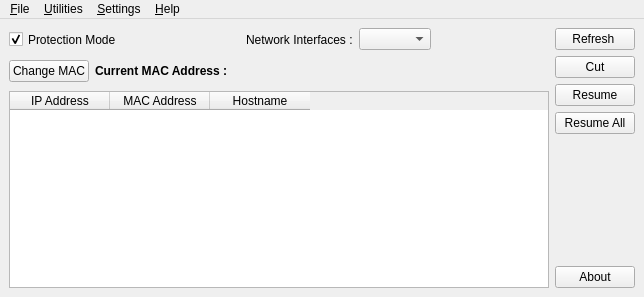
<?xml version="1.0" encoding="UTF-8"?>
<ui version="4.0">
 <class>MainWindow</class>
 <widget class="QMainWindow" name="MainWindow">
  <property name="geometry">
   <rect>
    <x>0</x>
    <y>0</y>
    <width>644</width>
    <height>297</height>
   </rect>
  </property>
  <property name="sizePolicy">
   <sizepolicy hsizetype="Expanding" vsizetype="Expanding">
    <horstretch>0</horstretch>
    <verstretch>0</verstretch>
   </sizepolicy>
  </property>
  <property name="windowTitle">
   <string>TuxCut-5.0</string>
  </property>
  <property name="windowIcon">
   <iconset resource="images.qrc">
    <normaloff>:/images/images/tuxcut.png</normaloff>:/images/images/tuxcut.png</iconset>
  </property>
  <widget class="QWidget" name="centralwidget">
   <layout class="QHBoxLayout" name="horizontalLayout_3">
    <item>
     <layout class="QVBoxLayout" name="verticalLayout_2">
      <item>
       <layout class="QHBoxLayout" name="horizontalLayout">
        <item>
         <widget class="QCheckBox" name="cboxProtection">
          <property name="minimumSize">
           <size>
            <width>101</width>
            <height>23</height>
           </size>
          </property>
          <property name="maximumSize">
           <size>
            <width>200</width>
            <height>23</height>
           </size>
          </property>
          <property name="text">
           <string>Protection Mode</string>
          </property>
          <property name="checked">
           <bool>true</bool>
          </property>
         </widget>
        </item>
        <item>
         <spacer name="horizontalSpacer_3">
          <property name="orientation">
           <enum>Qt::Horizontal</enum>
          </property>
          <property name="sizeHint" stdset="0">
           <size>
            <width>40</width>
            <height>20</height>
           </size>
          </property>
         </spacer>
        </item>
        <item>
         <widget class="QLabel" name="label_2">
          <property name="text">
           <string>Network Interfaces :</string>
          </property>
         </widget>
        </item>
        <item>
         <widget class="QComboBox" name="comboIfaces"/>
        </item>
        <item>
         <spacer name="horizontalSpacer_2">
          <property name="orientation">
           <enum>Qt::Horizontal</enum>
          </property>
          <property name="sizeHint" stdset="0">
           <size>
            <width>40</width>
            <height>20</height>
           </size>
          </property>
         </spacer>
        </item>
       </layout>
      </item>
      <item>
       <layout class="QHBoxLayout" name="horizontalLayout_2">
        <item>
         <widget class="QPushButton" name="btn_changemac">
          <property name="text">
           <string>Change MAC</string>
          </property>
          <property name="icon">
           <iconset resource="images.qrc">
            <normaloff>:/images/images/mac.png</normaloff>:/images/images/mac.png</iconset>
          </property>
          <property name="iconSize">
           <size>
            <width>20</width>
            <height>20</height>
           </size>
          </property>
         </widget>
        </item>
        <item>
         <widget class="QLabel" name="label">
          <property name="text">
           <string>&lt;html&gt;&lt;head/&gt;&lt;body&gt;&lt;p&gt;&lt;span style=&quot; font-weight:600;&quot;&gt;Current MAC Address :&lt;/span&gt;&lt;/p&gt;&lt;/body&gt;&lt;/html&gt;</string>
          </property>
          <property name="alignment">
           <set>Qt::AlignLeading|Qt::AlignLeft|Qt::AlignVCenter</set>
          </property>
          <property name="margin">
           <number>1</number>
          </property>
          <property name="indent">
           <number>-1</number>
          </property>
         </widget>
        </item>
        <item>
         <widget class="QLabel" name="lbl_mac">
          <property name="text">
           <string>&lt;html&gt;&lt;head/&gt;&lt;body&gt;&lt;p&gt;&lt;br/&gt;&lt;/p&gt;&lt;/body&gt;&lt;/html&gt;</string>
          </property>
         </widget>
        </item>
        <item>
         <spacer name="horizontalSpacer">
          <property name="orientation">
           <enum>Qt::Horizontal</enum>
          </property>
          <property name="sizeHint" stdset="0">
           <size>
            <width>40</width>
            <height>20</height>
           </size>
          </property>
         </spacer>
        </item>
       </layout>
      </item>
      <item>
       <widget class="QTableWidget" name="tblHosts">
        <property name="lineWidth">
         <number>1</number>
        </property>
        <property name="selectionBehavior">
         <enum>QAbstractItemView::SelectRows</enum>
        </property>
        <property name="showGrid">
         <bool>false</bool>
        </property>
        <attribute name="horizontalHeaderVisible">
         <bool>true</bool>
        </attribute>
        <attribute name="verticalHeaderVisible">
         <bool>false</bool>
        </attribute>
        <column>
         <property name="text">
          <string>IP Address</string>
         </property>
        </column>
        <column>
         <property name="text">
          <string>MAC Address</string>
         </property>
        </column>
        <column>
         <property name="text">
          <string>Hostname</string>
         </property>
        </column>
       </widget>
      </item>
     </layout>
    </item>
    <item>
     <layout class="QVBoxLayout" name="verticalLayout">
      <item>
       <widget class="QPushButton" name="btnRefresh">
        <property name="text">
         <string>Refresh </string>
        </property>
        <property name="icon">
         <iconset resource="images.qrc">
          <normaloff>:/images/images/refresh.png</normaloff>:/images/images/refresh.png</iconset>
        </property>
        <property name="iconSize">
         <size>
          <width>20</width>
          <height>20</height>
         </size>
        </property>
       </widget>
      </item>
      <item>
       <widget class="QPushButton" name="btn_cut">
        <property name="enabled">
         <bool>true</bool>
        </property>
        <property name="text">
         <string>Cut</string>
        </property>
        <property name="icon">
         <iconset resource="images.qrc">
          <normaloff>:/images/images/cut.png</normaloff>:/images/images/cut.png</iconset>
        </property>
        <property name="iconSize">
         <size>
          <width>20</width>
          <height>20</height>
         </size>
        </property>
       </widget>
      </item>
      <item>
       <widget class="QPushButton" name="btn_resume">
        <property name="text">
         <string>Resume</string>
        </property>
        <property name="icon">
         <iconset resource="images.qrc">
          <normaloff>:/images/images/resume.png</normaloff>:/images/images/resume.png</iconset>
        </property>
        <property name="iconSize">
         <size>
          <width>20</width>
          <height>20</height>
         </size>
        </property>
       </widget>
      </item>
      <item>
       <widget class="QPushButton" name="btn_resume_all">
        <property name="text">
         <string>Resume All</string>
        </property>
        <property name="icon">
         <iconset resource="images.qrc">
          <normaloff>:/images/images/resume.png</normaloff>:/images/images/resume.png</iconset>
        </property>
        <property name="iconSize">
         <size>
          <width>20</width>
          <height>20</height>
         </size>
        </property>
       </widget>
      </item>
      <item>
       <spacer name="verticalSpacer">
        <property name="orientation">
         <enum>Qt::Vertical</enum>
        </property>
        <property name="sizeHint" stdset="0">
         <size>
          <width>20</width>
          <height>40</height>
         </size>
        </property>
       </spacer>
      </item>
      <item>
       <widget class="QPushButton" name="btn_about">
        <property name="text">
         <string>About</string>
        </property>
        <property name="icon">
         <iconset resource="images.qrc">
          <normaloff>:/images/images/about.png</normaloff>:/images/images/about.png</iconset>
        </property>
        <property name="iconSize">
         <size>
          <width>20</width>
          <height>20</height>
         </size>
        </property>
       </widget>
      </item>
     </layout>
    </item>
   </layout>
  </widget>
  <widget class="QMenuBar" name="menuBar">
   <property name="geometry">
    <rect>
     <x>0</x>
     <y>0</y>
     <width>644</width>
     <height>20</height>
    </rect>
   </property>
   <widget class="QMenu" name="menu_File">
    <property name="title">
     <string>&amp;File</string>
    </property>
   </widget>
   <widget class="QMenu" name="menu_Edit">
    <property name="title">
     <string>&amp;Settings</string>
    </property>
    <widget class="QMenu" name="menu_Language">
     <property name="title">
      <string>&amp;Language</string>
     </property>
     <addaction name="actionEnglish"/>
    </widget>
    <addaction name="menu_Language"/>
   </widget>
   <widget class="QMenu" name="menu_Help">
    <property name="title">
     <string>&amp;Help</string>
    </property>
   </widget>
   <widget class="QMenu" name="menu_Utilities">
    <property name="title">
     <string>&amp;Utilities</string>
    </property>
    <widget class="QMenu" name="menuSpeed_Limiter">
     <property name="title">
      <string>Speed Limiter</string>
     </property>
    </widget>
    <addaction name="menuSpeed_Limiter"/>
   </widget>
   <addaction name="menu_File"/>
   <addaction name="menu_Utilities"/>
   <addaction name="menu_Edit"/>
   <addaction name="menu_Help"/>
  </widget>
  <action name="actionEnglish">
   <property name="text">
    <string>English</string>
   </property>
  </action>
 </widget>
 <resources>
  <include location="images.qrc"/>
 </resources>
 <connections/>
 <slots>
  <slot>on_protection_changes()</slot>
  <slot>on_refresh_clicked()</slot>
  <slot>on_cut_clicked()</slot>
  <slot>on_resume_clicked()</slot>
  <slot>on_quit_triggered()</slot>
  <slot>change_mac()</slot>
  <slot>on_about_clicked()</slot>
  <slot>resume_all()</slot>
  <slot>arabic_selected()</slot>
  <slot>english_selected()</slot>
  <slot>limit_speed()</slot>
  <slot>unlimit_speed()</slot>
  <slot>about_qt()</slot>
 </slots>
</ui>
